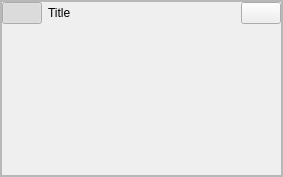
<?xml version="1.0" encoding="UTF-8"?>
<ui version="4.0">
 <class>TaskWidget</class>
 <widget class="QWidget" name="TaskWidget">
  <property name="geometry">
   <rect>
    <x>0</x>
    <y>0</y>
    <width>283</width>
    <height>177</height>
   </rect>
  </property>
  <property name="sizePolicy">
   <sizepolicy hsizetype="Maximum" vsizetype="Preferred">
    <horstretch>0</horstretch>
    <verstretch>0</verstretch>
   </sizepolicy>
  </property>
  <property name="focusPolicy">
   <enum>Qt::StrongFocus</enum>
  </property>
  <property name="windowTitle">
   <string>Form</string>
  </property>
  <layout class="QGridLayout" name="gridLayout">
   <property name="sizeConstraint">
    <enum>QLayout::SetNoConstraint</enum>
   </property>
   <property name="leftMargin">
    <number>0</number>
   </property>
   <property name="topMargin">
    <number>0</number>
   </property>
   <property name="rightMargin">
    <number>0</number>
   </property>
   <property name="bottomMargin">
    <number>0</number>
   </property>
   <property name="spacing">
    <number>0</number>
   </property>
   <item row="0" column="0">
    <widget class="QFrame" name="pShadow">
     <property name="frameShape">
      <enum>QFrame::StyledPanel</enum>
     </property>
     <property name="frameShadow">
      <enum>QFrame::Raised</enum>
     </property>
     <layout class="QGridLayout" name="gridLayout_5">
      <property name="leftMargin">
       <number>0</number>
      </property>
      <property name="topMargin">
       <number>0</number>
      </property>
      <property name="rightMargin">
       <number>0</number>
      </property>
      <property name="bottomMargin">
       <number>0</number>
      </property>
      <item row="0" column="0">
       <widget class="QFrame" name="pFrame">
        <property name="frameShape">
         <enum>QFrame::StyledPanel</enum>
        </property>
        <property name="frameShadow">
         <enum>QFrame::Raised</enum>
        </property>
        <layout class="QGridLayout" name="gridLayout_6">
         <property name="leftMargin">
          <number>0</number>
         </property>
         <property name="topMargin">
          <number>0</number>
         </property>
         <property name="rightMargin">
          <number>0</number>
         </property>
         <property name="bottomMargin">
          <number>0</number>
         </property>
         <item row="0" column="0">
          <widget class="QPushButton" name="pShowDetails">
           <property name="sizePolicy">
            <sizepolicy hsizetype="Maximum" vsizetype="Maximum">
             <horstretch>0</horstretch>
             <verstretch>0</verstretch>
            </sizepolicy>
           </property>
           <property name="focusPolicy">
            <enum>Qt::NoFocus</enum>
           </property>
           <property name="text">
            <string/>
           </property>
           <property name="checkable">
            <bool>true</bool>
           </property>
           <property name="checked">
            <bool>true</bool>
           </property>
          </widget>
         </item>
         <item row="0" column="1">
          <widget class="EditableLabel" name="pTitle">
           <property name="text">
            <string>Title</string>
           </property>
          </widget>
         </item>
         <item row="0" column="2">
          <widget class="QPushButton" name="pStartStop">
           <property name="sizePolicy">
            <sizepolicy hsizetype="Maximum" vsizetype="Maximum">
             <horstretch>0</horstretch>
             <verstretch>0</verstretch>
            </sizepolicy>
           </property>
           <property name="focusPolicy">
            <enum>Qt::NoFocus</enum>
           </property>
           <property name="text">
            <string/>
           </property>
           <property name="checkable">
            <bool>true</bool>
           </property>
          </widget>
         </item>
         <item row="1" column="0" colspan="3">
          <widget class="QFrame" name="pProperties">
           <property name="frameShadow">
            <enum>QFrame::Raised</enum>
           </property>
           <layout class="QGridLayout" name="gridLayout_2">
            <property name="sizeConstraint">
             <enum>QLayout::SetNoConstraint</enum>
            </property>
            <property name="leftMargin">
             <number>0</number>
            </property>
            <property name="topMargin">
             <number>0</number>
            </property>
            <property name="rightMargin">
             <number>0</number>
            </property>
            <property name="bottomMargin">
             <number>0</number>
            </property>
            <property name="spacing">
             <number>0</number>
            </property>
            <item row="1" column="0" colspan="2">
             <widget class="QFrame" name="pDynamicProperties">
              <property name="frameShadow">
               <enum>QFrame::Sunken</enum>
              </property>
              <layout class="QGridLayout" name="gridLayout_3">
               <property name="sizeConstraint">
                <enum>QLayout::SetNoConstraint</enum>
               </property>
               <property name="leftMargin">
                <number>0</number>
               </property>
               <property name="topMargin">
                <number>0</number>
               </property>
               <property name="rightMargin">
                <number>0</number>
               </property>
               <property name="bottomMargin">
                <number>0</number>
               </property>
               <property name="spacing">
                <number>0</number>
               </property>
               <item row="0" column="0" colspan="2">
                <widget class="EditableLabel" name="pDescription">
                 <property name="sizePolicy">
                  <sizepolicy hsizetype="Preferred" vsizetype="Minimum">
                   <horstretch>0</horstretch>
                   <verstretch>0</verstretch>
                  </sizepolicy>
                 </property>
                 <property name="text">
                  <string/>
                 </property>
                 <property name="textFormat">
                  <enum>Qt::PlainText</enum>
                 </property>
                 <property name="alignment">
                  <set>Qt::AlignLeading|Qt::AlignLeft|Qt::AlignTop</set>
                 </property>
                 <property name="wordWrap">
                  <bool>true</bool>
                 </property>
                 <property name="indent">
                  <number>0</number>
                 </property>
                </widget>
               </item>
               <item row="1" column="0" colspan="2">
                <widget class="QFrame" name="pSeparator">
                 <property name="sizePolicy">
                  <sizepolicy hsizetype="Preferred" vsizetype="Maximum">
                   <horstretch>0</horstretch>
                   <verstretch>0</verstretch>
                  </sizepolicy>
                 </property>
                </widget>
               </item>
               <item row="3" column="0" colspan="2">
                <widget class="QFrame" name="pLinks">
                 <property name="sizePolicy">
                  <sizepolicy hsizetype="Preferred" vsizetype="Maximum">
                   <horstretch>0</horstretch>
                   <verstretch>0</verstretch>
                  </sizepolicy>
                 </property>
                 <property name="frameShape">
                  <enum>QFrame::NoFrame</enum>
                 </property>
                 <property name="frameShadow">
                  <enum>QFrame::Raised</enum>
                 </property>
                </widget>
               </item>
              </layout>
             </widget>
            </item>
            <item row="2" column="0" colspan="2">
             <widget class="TaskListWidget" name="pTaskListWidget" native="true">
              <layout class="QGridLayout" name="gridLayout_4">
               <property name="sizeConstraint">
                <enum>QLayout::SetNoConstraint</enum>
               </property>
               <property name="leftMargin">
                <number>0</number>
               </property>
               <property name="topMargin">
                <number>0</number>
               </property>
               <property name="rightMargin">
                <number>0</number>
               </property>
               <property name="bottomMargin">
                <number>0</number>
               </property>
               <property name="spacing">
                <number>0</number>
               </property>
               <item row="0" column="0">
                <widget class="QFrame" name="pSeparator_2">
                 <property name="sizePolicy">
                  <sizepolicy hsizetype="Preferred" vsizetype="Maximum">
                   <horstretch>0</horstretch>
                   <verstretch>0</verstretch>
                  </sizepolicy>
                 </property>
                </widget>
               </item>
              </layout>
             </widget>
            </item>
           </layout>
          </widget>
         </item>
        </layout>
       </widget>
      </item>
     </layout>
    </widget>
   </item>
  </layout>
 </widget>
 <customwidgets>
  <customwidget>
   <class>EditableLabel</class>
   <extends>QLabel</extends>
   <header>editablelabel.h</header>
  </customwidget>
  <customwidget>
   <class>TaskListWidget</class>
   <extends>QWidget</extends>
   <header>tasklistwidget.h</header>
   <container>1</container>
  </customwidget>
 </customwidgets>
 <resources/>
 <connections/>
</ui>
